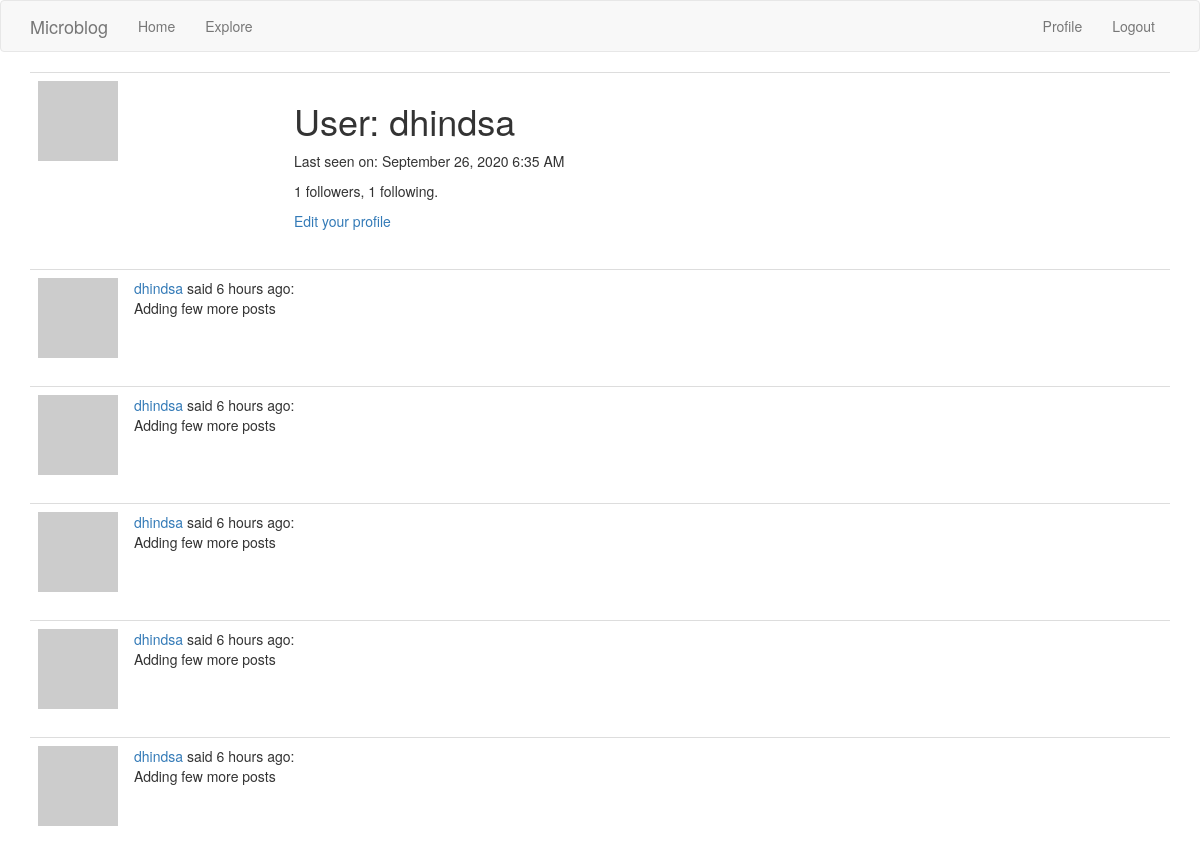
The page /user/dhindsa (signed in, upper part) on the database as committed earlier.
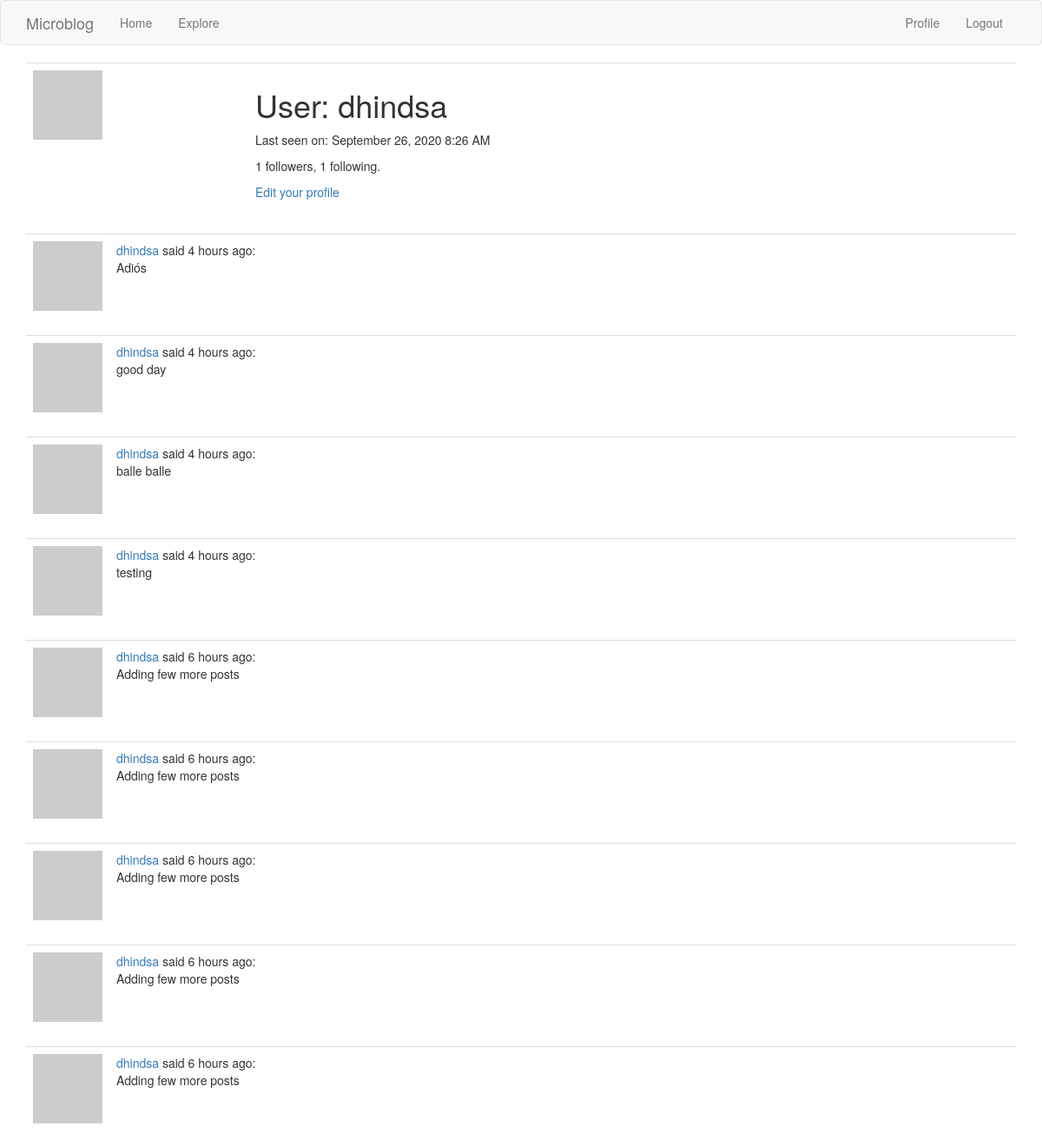
The same page on the database as committed later.
### app/models.py (models this page shows, shortened)
class User(UserMixin, db.Model):
    id = db.Column(db.Integer, primary_key=True)
    username = db.Column(db.String(64), index=True, unique=True)
    email = db.Column(db.String(120), index=True, unique=True)
    password_hash = db.Column(db.String(128))
    posts = db.relationship('Post', backref='author', lazy='dynamic')
    about_me = db.Column(db.String(140))
    last_seen = db.Column(db.DateTime, default=datetime.utcnow)
    followed = db.relationship(
        'User', secondary=followers,
        primaryjoin=(followers.c.follower_id == id),
        secondaryjoin=(followers.c.followed_id == id),
        backref=db.backref('followers', lazy='dynamic'), lazy='dynamic')
    def avatar(self, size):
        digest = md5(self.email.lower().encode('utf-8')).hexdigest()
        return 'https://www.gravatar.com/avatar/{}?d=identicon&s={}'.format(
            digest, size)

class Post(db.Model):
    id = db.Column(db.Integer, primary_key=True)
    body = db.Column(db.String(140))
    timestamp = db.Column(db.DateTime, index=True, default=datetime.utcnow)
    user_id = db.Column(db.Integer, db.ForeignKey('user.id'))
    language = db.Column(db.String(5))

### app/routes.py (the view)
@app.route('/user/<username>')
@login_required
def user(username):
    user = User.query.filter_by(username=username).first_or_404()
    page = request.args.get('page', 1, type=int)
    posts = user.posts.order_by(Post.timestamp.desc()).paginate(
        page, app.config['POSTS_PER_PAGE'], False)
    next_url = url_for('user', username=user.username, page=posts.next_num) \
        if posts.has_next else None
    prev_url = url_for('user', username=user.username, page=posts.prev_num) \
        if posts.has_prev else None
    form = EmptyForm()
    return render_template('user.html', user=user, posts=posts.items,
                           next_url=next_url, prev_url=prev_url, form=form)

### app/models.py (called while the page is built)
@login.user_loader
def load_user(id):
    return User.query.get(int(id))

### app/routes.py (called while the page is built)
@app.before_request
def before_request():
    if current_user.is_authenticated:
        current_user.last_seen = datetime.utcnow()
        db.session.commit()

### app/templates/user.html (shortened to what this page needs)
{% extends "base.html" %}
{% block app_content %}
<table class="table table-hover">
    <tr>
        <td width="256px"><img src="{{ user.avatar(256) }}"></td>
        <td>
            <h1>User: {{ user.username }}</h1>
            {% if user.last_seen %}
            <p>Last seen on: {{ moment(user.last_seen).format('LLL') }}</p>
            {% endif %}                <p>{{ user.followers.count() }} followers, {{ user.followed.count() }} following.</p>
            {% if user == current_user %}
            <p><a href="{{ url_for('edit_profile') }}">Edit your profile</a></p>
            {% endif %}
        </td>
    </tr>
</table>
{% for post in posts %}
{% include '_post.html' %}
{% endfor %}
{% endblock %}

### app/templates/_post.html
<table class="table table-hover">
	<tr>
		<td width="70px">
			<a href="{{ url_for('user', username=post.author.username) }}">
				<img src="{{ post.author.avatar(70) }}" />
			</a>
		</td>
		<td>
			<a href="{{ url_for('user', username=post.author.username) }}">
				{{ post.author.username }}
			</a>
			said {{ moment(post.timestamp).fromNow() }}:
			<br>
			<span id="post{{ post.id }}">{{ post.body }}</span>
		</td>
	</tr>
</table>

Rows that differ between the two databases and show on the page:
changed User "dhindsa": last_seen "September 26, 2020 6:35 AM" → "September 26, 2020 8:26 AM"
added Post: author.username "dhindsa", timestamp "4 hours ago", body "Adiós"
added Post: author.username "dhindsa", timestamp "4 hours ago", body "good day"
added Post: author.username "dhindsa", timestamp "4 hours ago", body "balle balle"
added Post: author.username "dhindsa", timestamp "4 hours ago", body "testing"
